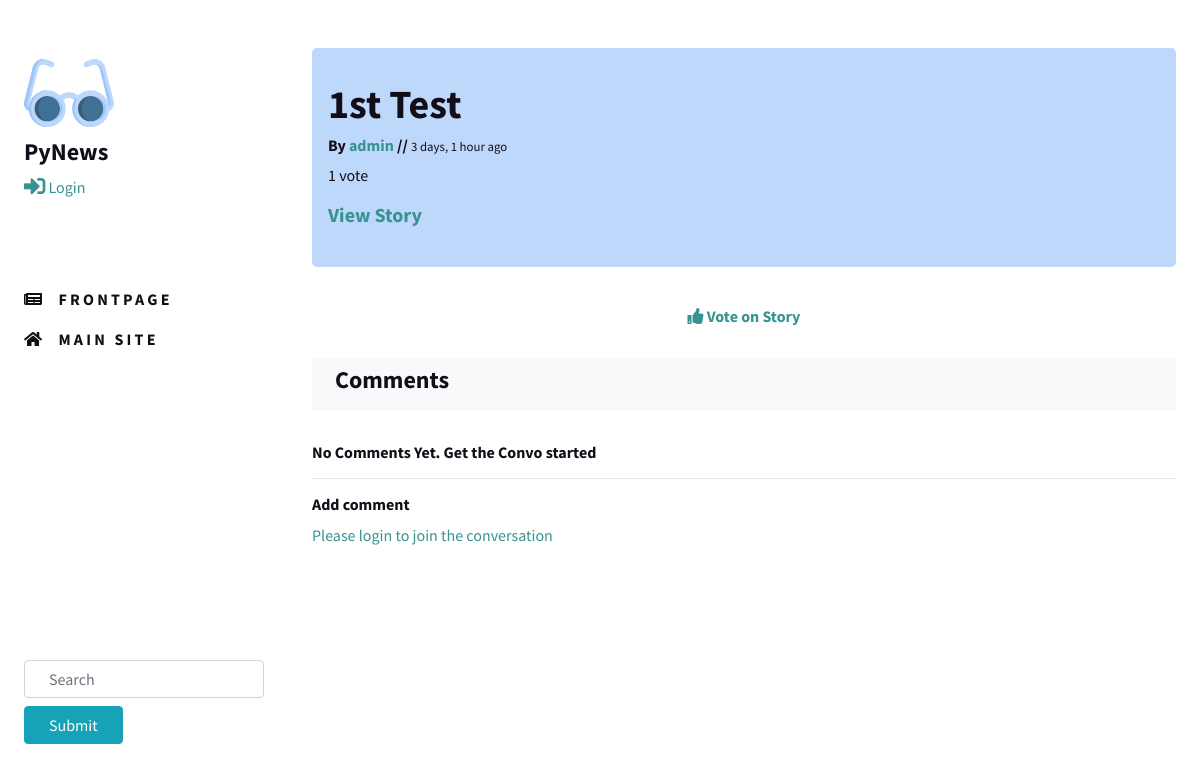
The app's page /stories/story/1/, older data.
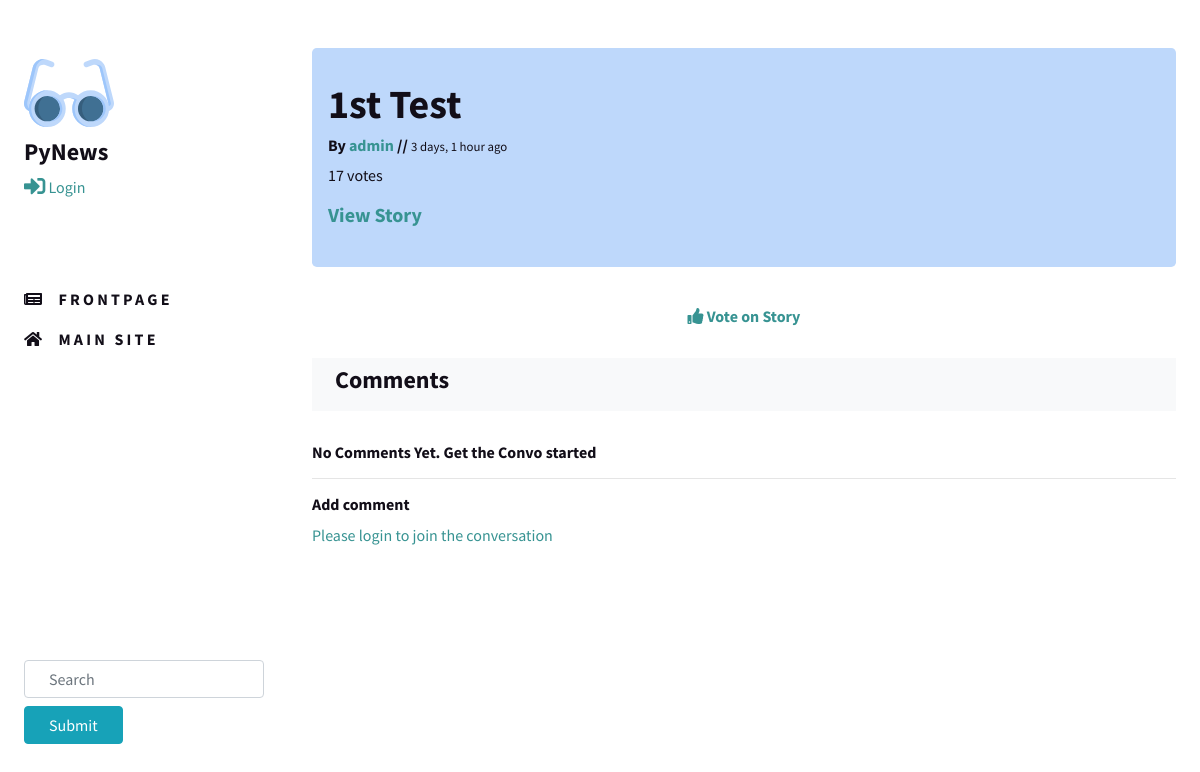
The same page, newer data.
### stories/models.py (models this page shows, shortened)
class Story(models.Model):
    title = models.CharField(max_length=255)
    url = models.URLField()
    vote_count = models.IntegerField(default=1)
    author = models.ForeignKey(User, related_name='stories', on_delete=models.CASCADE)
    published_date = models.DateTimeField(auto_now_add=True)
    class Meta:
        verbose_name_plural = "stories"
        ordering = ['-published_date']

### stories/views.py (the view)
# urls.py: path('story/<int:story_id>/', story_detail, name="story_detail"),
def story_detail(request, story_id):
    story = get_object_or_404(Story, pk=story_id)
    if request.method == "POST":
        form = CommentForm(request.POST)
        if form.is_valid():
            comment = form.save(commit=False)
            comment.story = story
            comment.author = request.user
            comment.save()
            return redirect('story_detail', story_id=story_id)
    else:
        form = CommentForm()
    context = {
        'form': form,
        'story': story,
    }
    return render(request, 'stories/detail.html', context)

### stories/forms.py
class CommentForm(forms.ModelForm):
    class Meta:
        model = Comment
        fields = ('body',)
        widgets = {
            'body':forms.TextInput(attrs={'class':'form-control', 'placeholder': 'Comment body'}),
            }

### templates/stories/detail.html (shortened to what this page needs)
{% extends 'stories/base.html' %}
{% load static %}
{% block content %}
<div class="px-4 py-5">
  <div class="jumbotron">
    <h1>{{ story.title }}</h1>
    <h6>By <strong><a href="{% url 'user_profile' story.author.username %}">{{ story.author }}</a></strong> // <small>{{ story.published_date|timesince }} ago</small></h6>
    {% if story.vote_count == 1 %}
    <p>{{ story.vote_count }} vote</p>
    {% else %}
    <p>{{ story.vote_count }} votes</p>
    {% endif %}
    <a href="{{ story.url }}" target="_blank"><h5>View Story</h5></a>
  </div>
  <br>
  {% if not story.author == request.user %}
  <div class="text-center">
    <div class="container-fluid">
      <h6>
        <a href="{% url 'vote' story.id %}?next_page=story_detail"><i class="fas fa-thumbs-up"></i> Vote on Story</a>
      </h6>
    </div>
  </div>
  {% endif %}
  <br>
  <div class="p-2 mb-2 bg-light">
    <div class="container-fluid">
      <h4>Comments</h4>
    </div>
  </div>
  <br>
  <div class="contianer-fluid">
    {% for comment in story.comments.all %}
    <article class="media">
      <div class="media-content">
        <div class="content">
          <p>
            <strong>By: {{ comment.author.username }}</strong> // <small>{{ comment.published_date|timesince }} ago</small>
          </p>
          <p>{{ comment.body }}</p>
        </div>
      </div>
    </article>
    {% empty %}
    <h6>No Comments Yet. Get the Convo started</h6>
    {% endfor %}
    <hr>
    <div>
      <h6>Add comment</h6>
      {% if request.user.is_authenticated %}
      <form method="post" action=".">
        {% csrf_token %}
          {{ form.as_p }}
        <button class="btn btn-success" type="submit">Comment</button>
      </form>
      {% else %}
      <p><a href="{% url 'login' %}">Please login to join the conversation</a></p>
      {% endif %}
    </div>
  </div>
</div>
{% endblock %}

Row changes from the older to the newer data that the page shows:
changed Story "1st Test": vote_count "1" → "17"
Text that changed along with them:
text no longer shown: "vote"
text now shown: "votes"
